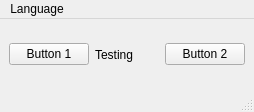
<?xml version="1.0" encoding="UTF-8"?>
<ui version="4.0">
 <class>MainWindow</class>
 <widget class="QMainWindow" name="MainWindow">
  <property name="geometry">
   <rect>
    <x>0</x>
    <y>0</y>
    <width>254</width>
    <height>112</height>
   </rect>
  </property>
  <property name="windowTitle">
   <string>MainWindow</string>
  </property>
  <property name="locale">
   <locale language="English" country="UnitedStates"/>
  </property>
  <widget class="QWidget" name="centralwidget">
   <layout class="QHBoxLayout" name="horizontalLayout">
    <item>
     <widget class="QPushButton" name="pushButton">
      <property name="text">
       <string>Button 1</string>
      </property>
     </widget>
    </item>
    <item>
     <widget class="QLabel" name="label">
      <property name="text">
       <string>Testing</string>
      </property>
     </widget>
    </item>
    <item>
     <widget class="QPushButton" name="pushButton_2">
      <property name="text">
       <string>Button 2</string>
      </property>
     </widget>
    </item>
   </layout>
  </widget>
  <widget class="QMenuBar" name="menubar">
   <property name="geometry">
    <rect>
     <x>0</x>
     <y>0</y>
     <width>254</width>
     <height>22</height>
    </rect>
   </property>
   <widget class="QMenu" name="menuLanguage">
    <property name="title">
     <string>Language</string>
    </property>
    <addaction name="actionFrench"/>
    <addaction name="actionEnglish"/>
    <addaction name="actionChinese"/>
    <addaction name="actionArabic"/>
   </widget>
   <addaction name="menuLanguage"/>
  </widget>
  <widget class="QStatusBar" name="statusbar"/>
  <action name="actionFrench">
   <property name="text">
    <string>French</string>
   </property>
  </action>
  <action name="actionEnglish">
   <property name="text">
    <string>English</string>
   </property>
  </action>
  <action name="actionChinese">
   <property name="text">
    <string>Chinese</string>
   </property>
  </action>
  <action name="actionArabic">
   <property name="text">
    <string>Arabic</string>
   </property>
  </action>
 </widget>
 <resources/>
 <connections/>
</ui>
